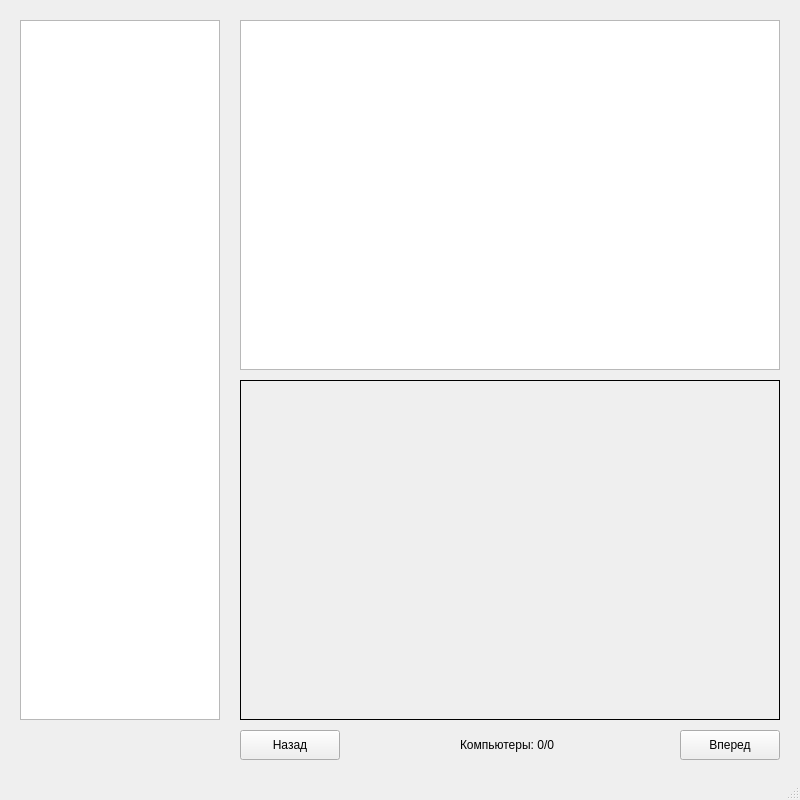
<?xml version="1.0" encoding="UTF-8"?>
<ui version="4.0">
 <class>MainWindow</class>
 <widget class="QMainWindow" name="MainWindow">
  <property name="geometry">
   <rect>
    <x>0</x>
    <y>0</y>
    <width>800</width>
    <height>800</height>
   </rect>
  </property>
  <property name="windowTitle">
   <string>База данных аудиторий и технического оборудования</string>
  </property>
  <widget class="QWidget" name="centralwidget">
   <widget class="QListWidget" name="rooms_list">
    <property name="geometry">
     <rect>
      <x>20</x>
      <y>20</y>
      <width>200</width>
      <height>700</height>
     </rect>
    </property>
   </widget>
   <widget class="QTextBrowser" name="equipment_info">
    <property name="geometry">
     <rect>
      <x>240</x>
      <y>20</y>
      <width>540</width>
      <height>350</height>
     </rect>
    </property>
   </widget>
   <widget class="QLabel" name="equipment_image">
    <property name="geometry">
     <rect>
      <x>240</x>
      <y>380</y>
      <width>540</width>
      <height>340</height>
     </rect>
    </property>
    <property name="frameShape">
     <enum>QFrame::Box</enum>
    </property>
    <property name="alignment">
     <set>Qt::AlignCenter</set>
    </property>
   </widget>
   <widget class="QPushButton" name="previous_button">
    <property name="geometry">
     <rect>
      <x>240</x>
      <y>730</y>
      <width>100</width>
      <height>30</height>
     </rect>
    </property>
    <property name="text">
     <string>Назад</string>
    </property>
   </widget>
   <widget class="QPushButton" name="next_button">
    <property name="geometry">
     <rect>
      <x>680</x>
      <y>730</y>
      <width>100</width>
      <height>30</height>
     </rect>
    </property>
    <property name="text">
     <string>Вперед</string>
    </property>
   </widget>
   <widget class="QLabel" name="computer_count_label">
    <property name="geometry">
     <rect>
      <x>460</x>
      <y>730</y>
      <width>120</width>
      <height>30</height>
     </rect>
    </property>
    <property name="text">
     <string>Компьютеры: 0/0</string>
    </property>
   </widget>
  </widget>
  <widget class="QMenuBar" name="menubar">
   <property name="geometry">
    <rect>
     <x>0</x>
     <y>0</y>
     <width>800</width>
     <height>22</height>
    </rect>
   </property>
  </widget>
  <widget class="QStatusBar" name="statusbar"/>
 </widget>
 <resources/>
 <connections/>
</ui>
